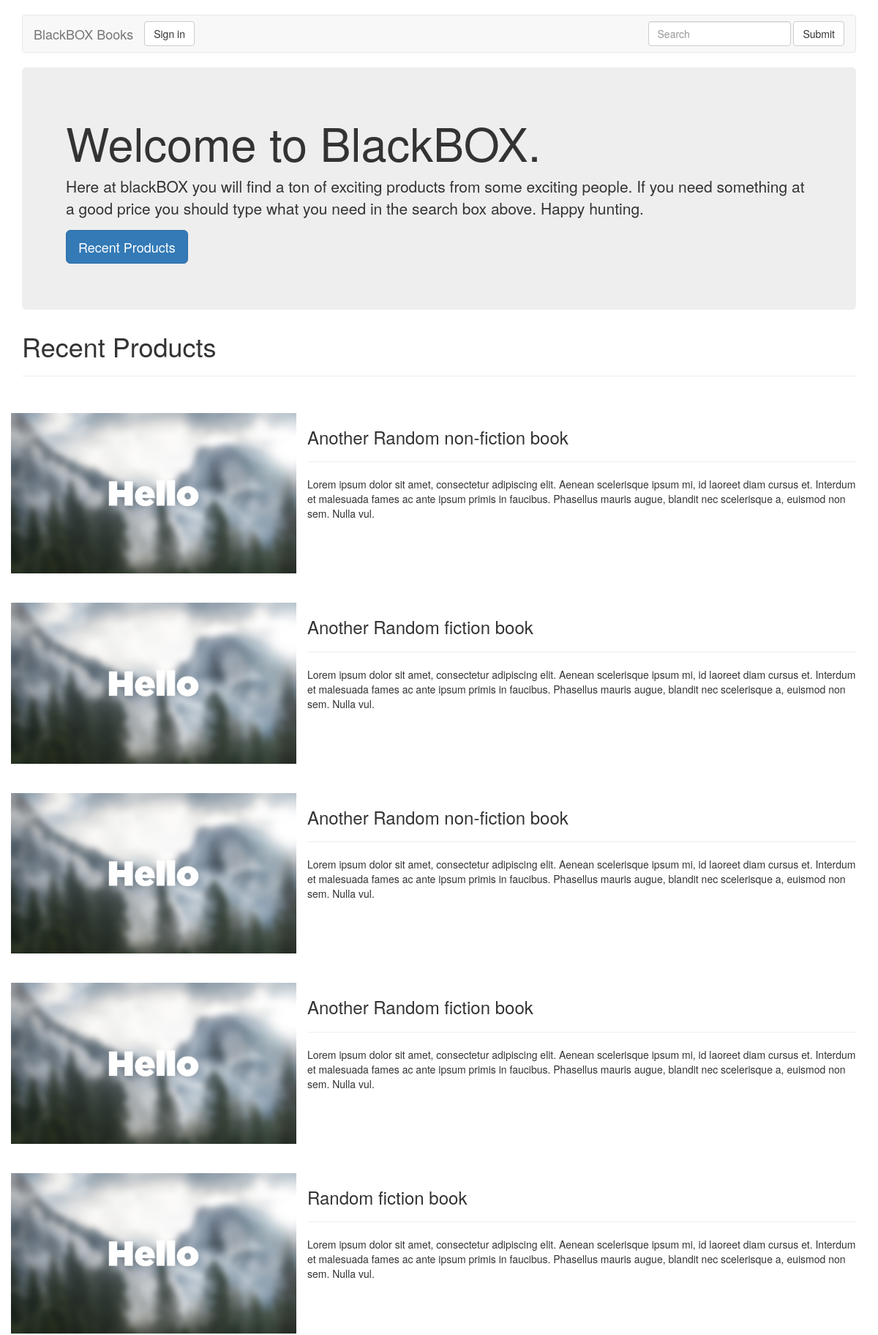
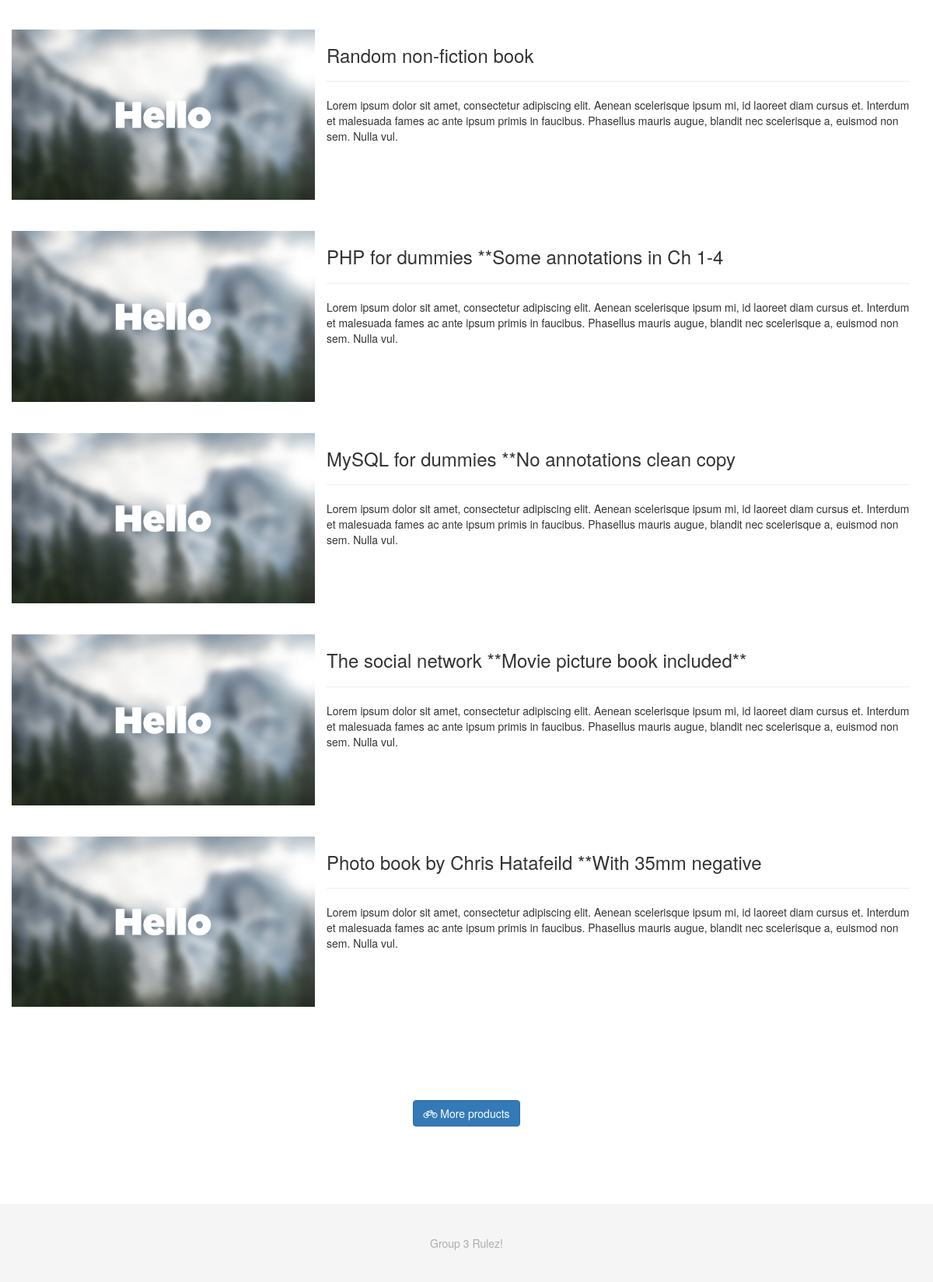
The app's page /PHP_src/index.php with its own data (2 pictures, top to bottom).
### tables this page shows
CREATE TABLE `product` (
  `id` int(11) NOT NULL AUTO_INCREMENT,
  `prod_name` varchar(128) NOT NULL,
  `prod_desc` varchar(256) NOT NULL,
  `price` float NOT NULL DEFAULT '0',
  `user_id` int(11) NOT NULL,
  `sold` tinyint(4) NOT NULL DEFAULT '0',
  PRIMARY KEY (`id`),
  UNIQUE KEY `id_UNIQUE` (`id`)
);

### PHP_src/get_products.php (called while the page is built, shortened)
<?php
	function mainPageProducts(){
		$productTable = "product";
		$con = dbConnect();
		$sql = "SELECT * FROM $productTable WHERE sold != 1 ORDER BY id DESC LIMIT 10";
		$result = mysqli_query($con,$sql);
		if($result){
			$arr = [];
			$i = 0;
			while($row = mysqli_fetch_array($result)){
				$arr[$i++] = $row;
			}
			return $arr;
		}
		return -1;
	}
?>

### PHP_src/index.php (the view, shortened to what this page needs)
<?php include_once 'header.php'; ?>
<div class="jumbotron">
	<h1>Welcome to BlackBOX.</h1>
    	<p>Here at blackBOX you will find a ton of exciting products from some exciting people. If you need something at a good price you should type what you need in the search box above. Happy hunting.</p>
        <p><a class="btn btn-lg btn-primary" href="#" role="button">Recent Products</a></p>
</div>
<h1>Recent Products</h1>
<hr>
<div class="recent-products">
	<?php include_once('get_products.php');
		$arr = mainPageProducts();
		foreach($arr as $row):
	?>
		<div class="product-posts">
			<div class="row">
				<div class="col-md-4">
					<div class="row">
						<a href="product_page.php?id=<?php echo $row[0]; ?>"><img src="img_default/default-prod.jpg" style="width:100%;height:100%;"></a>
					</div>
				</div>
				<div class="col-md-8">
					<h3><a href="product_page.php?id=<?php echo $row[0]; ?>"><?php echo $row[1]; ?></a></h2>
					<hr>
					<p><?php echo $row[2]; ?></p>
				</div>
			</div>
		</div>
	<?php endforeach; ?>
</div>
<div class="more">
	<a class="load_more btn btn-primary"><i class="fa fa-bicycle fa-fw"></i> More products</a>
</div>
<?php include_once 'footer.php'; ?>

### PHP_src/header.php (shortened to what this page needs)
<!DOCTYPE html>
<html lang="en">
<head>
	<link rel="stylesheet" href="https://netdna.bootstrapcdn.com/bootstrap/3.1.1/css/bootstrap.min.css">
	<link href="https://netdna.bootstrapcdn.com/font-awesome/4.2.0/css/font-awesome.min.css" rel="stylesheet">
	<link rel="stylesheet" href="css/style.css">
</head>
<body>
	<div class="container">
		<nav class="navbar navbar-default" role="navigation">
		    <div class="container-fluid">
		        <div class="navbar-header">
		            <a class="navbar-brand" href="index.php">BlackBOX Books</a>
		        </div>
		        <?php if(isset($_SESSION['usrId'])): ?>
		              	<p class="navbar-text">Signed in as <?php echo $_SESSION['username']; ?></p>
		              <?php else: ?>
		              	<a href="login.php"><button type="button" class="btn btn-default navbar-btn">Sign in</button></a>
		              <?php endif; ?>
		            <form class="navbar-form navbar-right" role="search">
  						<div class="form-group">
    						<input type="text" class="form-control" placeholder="Search">
  						</div>
  						<button type="submit" class="btn btn-default">Submit</button>
					</form>
		        </div>
	    </nav>

### PHP_src/footer.php (shortened to what this page needs)
</div>
<div id="footer">
	<div class="container">
		<p class="credit">Group 3 Rulez!</p>
	</div>
</div>
 </body>
 </html>

### PHP_src/css/style.css (style rules this page uses)
body { padding-top: 20px; }
.navbar { margin-bottom: 20px; }
a { color: #333; }
#footer { position: inherit; bottom: 0px; width: 100%; height: 100px; background-color: #f5f5f5; }
.product-posts { margin: 40px 0px; }
.credit { margin-top: 40px; color: #ADADAD; text-align: center; }
.recent-products { margin: 50px 0px 120px 0px; }
.more { margin-bottom: 100px; text-align: center; }

### records on screen
product: prod_name "Another Random non-fiction book", prod_desc "Lorem ipsum dolor sit amet, consectetur adipiscing elit. Aenean scelerisque ipsum mi, id laoreet diam cursus et. Interdum et malesuada fames ac ante ipsum primis in faucibus. Phasellus mauris augue, blandit nec scelerisque a, euismod non sem. Nulla vul."
product: prod_name "Another Random fiction book", prod_desc "Lorem ipsum dolor sit amet, consectetur adipiscing elit. Aenean scelerisque ipsum mi, id laoreet diam cursus et. Interdum et malesuada fames ac ante ipsum primis in faucibus. Phasellus mauris augue, blandit nec scelerisque a, euismod non sem. Nulla vul."
product: prod_name "Another Random non-fiction book", prod_desc "Lorem ipsum dolor sit amet, consectetur adipiscing elit. Aenean scelerisque ipsum mi, id laoreet diam cursus et. Interdum et malesuada fames ac ante ipsum primis in faucibus. Phasellus mauris augue, blandit nec scelerisque a, euismod non sem. Nulla vul."
product: prod_name "Another Random fiction book", prod_desc "Lorem ipsum dolor sit amet, consectetur adipiscing elit. Aenean scelerisque ipsum mi, id laoreet diam cursus et. Interdum et malesuada fames ac ante ipsum primis in faucibus. Phasellus mauris augue, blandit nec scelerisque a, euismod non sem. Nulla vul."
product: prod_name "Random fiction book", prod_desc "Lorem ipsum dolor sit amet, consectetur adipiscing elit. Aenean scelerisque ipsum mi, id laoreet diam cursus et. Interdum et malesuada fames ac ante ipsum primis in faucibus. Phasellus mauris augue, blandit nec scelerisque a, euismod non sem. Nulla vul."
product: prod_name "Random non-fiction book", prod_desc "Lorem ipsum dolor sit amet, consectetur adipiscing elit. Aenean scelerisque ipsum mi, id laoreet diam cursus et. Interdum et malesuada fames ac ante ipsum primis in faucibus. Phasellus mauris augue, blandit nec scelerisque a, euismod non sem. Nulla vul."
product: prod_name "PHP for dummies **Some annotations in Ch 1-4", prod_desc "Lorem ipsum dolor sit amet, consectetur adipiscing elit. Aenean scelerisque ipsum mi, id laoreet diam cursus et. Interdum et malesuada fames ac ante ipsum primis in faucibus. Phasellus mauris augue, blandit nec scelerisque a, euismod non sem. Nulla vul."
product: prod_name "MySQL for dummies **No annotations clean copy", prod_desc "Lorem ipsum dolor sit amet, consectetur adipiscing elit. Aenean scelerisque ipsum mi, id laoreet diam cursus et. Interdum et malesuada fames ac ante ipsum primis in faucibus. Phasellus mauris augue, blandit nec scelerisque a, euismod non sem. Nulla vul."
product: prod_name "The social network **Movie picture book included**", prod_desc "Lorem ipsum dolor sit amet, consectetur adipiscing elit. Aenean scelerisque ipsum mi, id laoreet diam cursus et. Interdum et malesuada fames ac ante ipsum primis in faucibus. Phasellus mauris augue, blandit nec scelerisque a, euismod non sem. Nulla vul."
product: prod_name "Photo book by Chris Hatafeild **With 35mm negative", prod_desc "Lorem ipsum dolor sit amet, consectetur adipiscing elit. Aenean scelerisque ipsum mi, id laoreet diam cursus et. Interdum et malesuada fames ac ante ipsum primis in faucibus. Phasellus mauris augue, blandit nec scelerisque a, euismod non sem. Nulla vul."
